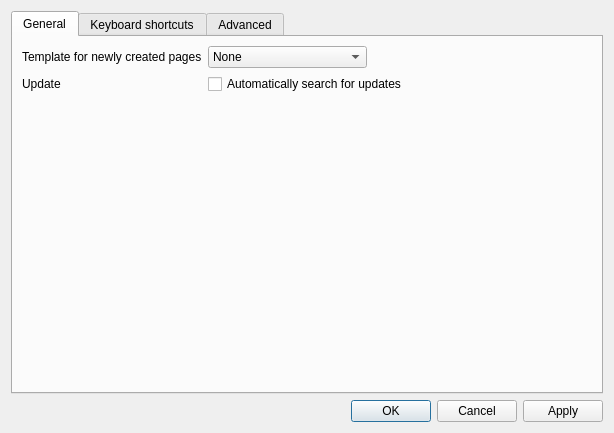
<?xml version="1.0" encoding="UTF-8"?>
<ui version="4.0">
 <class>Dialog</class>
 <widget class="QDialog" name="Dialog">
  <property name="geometry">
   <rect>
    <x>0</x>
    <y>0</y>
    <width>614</width>
    <height>433</height>
   </rect>
  </property>
  <property name="windowTitle">
   <string>Preferences</string>
  </property>
  <layout class="QVBoxLayout" name="verticalLayout">
   <item>
    <widget class="QTabWidget" name="tabWidget">
     <property name="currentIndex">
      <number>0</number>
     </property>
     <widget class="QWidget" name="tab">
      <attribute name="title">
       <string>General</string>
      </attribute>
      <layout class="QVBoxLayout" name="verticalLayout_3">
       <item>
        <layout class="QFormLayout" name="formLayout_2">
         <property name="fieldGrowthPolicy">
          <enum>QFormLayout::FieldsStayAtSizeHint</enum>
         </property>
         <item row="0" column="0">
          <widget class="QLabel" name="label">
           <property name="text">
            <string>Template for newly created pages</string>
           </property>
          </widget>
         </item>
         <item row="0" column="1">
          <widget class="QComboBox" name="comboBox">
           <item>
            <property name="text">
             <string>None</string>
            </property>
           </item>
           <item>
            <property name="text">
             <string>Same as previous page</string>
            </property>
           </item>
           <item>
            <property name="text">
             <string>---</string>
            </property>
           </item>
           <item>
            <property name="text">
             <string>Book</string>
            </property>
           </item>
           <item>
            <property name="text">
             <string>Chapter</string>
            </property>
           </item>
           <item>
            <property name="text">
             <string>Person</string>
            </property>
           </item>
          </widget>
         </item>
         <item row="1" column="0">
          <widget class="QLabel" name="label_4">
           <property name="text">
            <string>Update</string>
           </property>
          </widget>
         </item>
         <item row="1" column="1">
          <widget class="QCheckBox" name="checkBox_3">
           <property name="text">
            <string>Automatically search for updates</string>
           </property>
          </widget>
         </item>
        </layout>
       </item>
       <item>
        <spacer name="verticalSpacer">
         <property name="orientation">
          <enum>Qt::Vertical</enum>
         </property>
         <property name="sizeHint" stdset="0">
          <size>
           <width>20</width>
           <height>40</height>
          </size>
         </property>
        </spacer>
       </item>
      </layout>
     </widget>
     <widget class="QWidget" name="tab_2">
      <attribute name="title">
       <string>Keyboard shortcuts</string>
      </attribute>
      <layout class="QVBoxLayout" name="verticalLayout_2">
       <item>
        <widget class="QTreeView" name="treeView"/>
       </item>
      </layout>
     </widget>
     <widget class="QWidget" name="tab_3">
      <attribute name="title">
       <string>Advanced</string>
      </attribute>
      <layout class="QFormLayout" name="formLayout">
       <property name="fieldGrowthPolicy">
        <enum>QFormLayout::FieldsStayAtSizeHint</enum>
       </property>
       <item row="0" column="0">
        <widget class="QLabel" name="languageLabel">
         <property name="text">
          <string>Run Tkacz in</string>
         </property>
        </widget>
       </item>
       <item row="0" column="1">
        <widget class="QComboBox" name="languageCB">
         <property name="currentIndex">
          <number>1</number>
         </property>
         <item>
          <property name="text">
           <string>Deutsch</string>
          </property>
         </item>
         <item>
          <property name="text">
           <string>English</string>
          </property>
         </item>
         <item>
          <property name="text">
           <string>Français</string>
          </property>
         </item>
        </widget>
       </item>
       <item row="1" column="0">
        <widget class="Line" name="line">
         <property name="orientation">
          <enum>Qt::Horizontal</enum>
         </property>
        </widget>
       </item>
       <item row="2" column="0">
        <widget class="QLabel" name="label_2">
         <property name="text">
          <string>Debugging</string>
         </property>
        </widget>
       </item>
       <item row="4" column="0">
        <widget class="QLabel" name="label_3">
         <property name="text">
          <string/>
         </property>
        </widget>
       </item>
       <item row="2" column="1">
        <widget class="QCheckBox" name="checkBox">
         <property name="text">
          <string>Silently report bugs to the Tkacz developers</string>
         </property>
        </widget>
       </item>
       <item row="3" column="1">
        <widget class="QCheckBox" name="checkBox_2">
         <property name="text">
          <string>Enable debug console</string>
         </property>
        </widget>
       </item>
      </layout>
     </widget>
    </widget>
   </item>
   <item>
    <widget class="QDialogButtonBox" name="buttonBox">
     <property name="standardButtons">
      <set>QDialogButtonBox::Apply|QDialogButtonBox::Cancel|QDialogButtonBox::Ok</set>
     </property>
    </widget>
   </item>
  </layout>
 </widget>
 <resources/>
 <connections/>
</ui>
